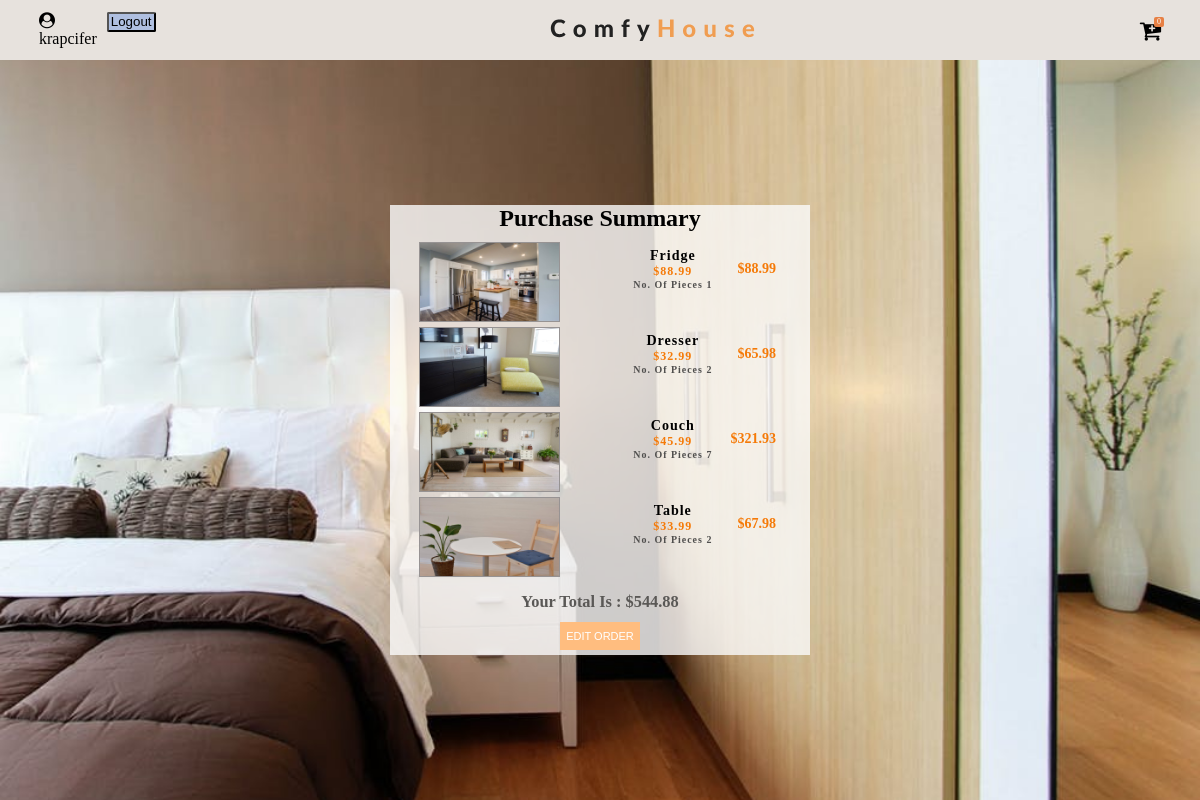
The app's page /products/buy/ (signed in) with its own data.
### products/models.py (models this page shows, shortened)
class Products(models.Model):
    title = models.CharField(max_length=30)
    amount = models.IntegerField(default=1,null=True)
    price = models.FloatField(default=0)
    image = models.ImageField(default='/static/images/furniture.jpeg/',blank=True)
    customer = models.ForeignKey(User,default=None,on_delete=models.CASCADE,null=True)

### products/views.py (the view)
# urls.py: path('buy/',views.buy_products,name="buy"),
@csrf_exempt
@login_required(login_url="/accounts/login/")
def buy_products(request):
    if request.method == "POST":
        items = request.POST
        i=0
        user = request.user
        user.products_set.clear()
        pid = 'cart['+str(i)+'][id]'
        pamount = 'cart['+str(i)+'][amount]'
        while(i<int(items['size'])):
            p = Products.objects.get(pk=items[pid])
            p.amount = int(items[pamount])
            p.customer = user
            p.save()
            i+=1
            pid = 'cart['+str(i)+'][id]'
            pamount = 'cart['+str(i)+'][amount]'
    else:
        user = request.user
        items =  user.products_set.all()
        data = []
        for item in items:
            s = 'item.id'+str(item.id)
            data.append([s,[item.id,item.price,item.amount]])
        data = dumps(data)
        return render(request,'products/buy_products.html',{'data':data})
    return render(request,'products/buy_products.html')

### products/templates/products/buy_products.html (shortened to what this page needs)
{% extends 'base_layout.html' %} {% load static %} {% block css %}
<link rel="stylesheet" href="{% static 'style_cart.css' %}">
{% endblock %} {% block userfac %} {% if user.is_authenticated %}
<div>
    <i class="fa fa-user-circle"></i>
    <p>{{user.username}}</p>
</div>
<div>
    <form class="logout-link" action="{% url 'accounts:logout' %}" method="POST">
        <button class="acc-btn">Logout</button>
    </form>
</div>
{% endif %} {% endblock %} {% block content %}
<h2>Purchase Summary</h2>
<div class="cart">
    <div class="cart-content">
        {% if user.products_set.all %} {% for item in user.products_set.all %}
        <div class="cart-cont">
            <img src={{item.image}} alt="item" class="items-img">
            <div class="cart-item">
                <h3 class="item-name">{{item.title}}</h3>
                <h4 class="item-price">${{item.price}}</h4>
                <h5 class="item-amount">No. of Pieces {{item.amount}}</h5>
            </div>
            <div class="counter">
                <h4 class="item-price">$<span id="{{item.id}}">0</span></h4>
            </div>
        </div>
        {% endfor %} {% else %}
        <p>Cart is Empty</p>
        {% endif %}</div>
    <h3 class="item-total">your total is : $<span class="total">0</span></h3>
    <form action="{% url 'home' %}" method="POST">
        <button class="submit" id="edit-btn">Edit Order</button>
    </form>
</div>
{% endblock %}

### templates/base_layout.html (shortened to what this page needs)
{% load static %}
<!DOCTYPE html>
<html lang="en">
<head>
    <link rel="stylesheet" href="{% static 'style.css' %}"> {% block css %} {% endblock %}
    <link rel="stylesheet" href="https://cdnjs.cloudflare.com/ajax/libs/font-awesome/4.7.0/css/font-awesome.min.css">
</head>
<body>
    <nav class="navbar">
        <div class="nav-center">
            <div class="acc-btns">
                {% block userfac %} {% endblock %}
            </div>
            <img src="/static/images/logo.svg" alt="comfy house logo" class="logo">
            <div class="cart-icon">
                <i class="fa fa-cart-plus"></i>
                <div class="num">0</div>
            </div>
        </div>
    </nav>
    <header class="head">
        <div class="banner">
            {% block content %} {% endblock %}
        </div>
    </header>
</body>
</html>

### static/style.css (style rules this page uses)
* { margin: 0; padding: 0; box-sizing: border-box; position: relative; scroll-behavior: smooth; }
.navbar { background-color: rgb(231, 226, 221); position: sticky; width: 100%; top: 0; align-items: center; height: 60px; display: flex; z-index: 2; }
.nav-center { width: 100%; display: flex; margin: 0 auto; align-items: center; justify-content: space-between; max-width: 1170px; padding: 0 1.5rem; }
.acc-btns { display: grid; grid-template-columns: repeat(2, 1fr); grid-gap: 10px; }
.acc-btn { text-decoration: none; padding-left: 2px; padding-right: 2px; padding-bottom: 1px; background-color: rgb(175, 191, 224); border-radius: 2px; }
.cart-icon { display: flex; position: relative; font-size: 23px; cursor: pointer; }
.logo { border: none; }
.num { font-size: 8px; background-color: rgb(231, 128, 68); color: white; height: 10px; border-radius: 2px; width: 10px; text-align: center; position: absolute; right: -3px; top: -2px; }
.head { min-height: calc(100vh - 60px); background: url('./images/hero-bcg.jpeg') center/cover no-repeat; justify-content: center; align-items: center; display: flex; }
.banner { display: inline-block; text-align: center; background-color: rgba(252, 252, 252, 0.8); width: 60%; padding: 0 1.5rem; }

### static/style_cart.css (style rules this page uses)
.cart { width: 35vw; text-align: center; text-transform: capitalize; font-size: 14px; font-family: 'Times New Roman', Times, serif; position: fixed; transition: all 0.3s linear; }
.cart-content { display: flex; flex-direction: column; margin-top: 10px; margin-bottom: 10px; position: relative; }
.cart-cont { display: flex; margin-bottom: 5px; }
.items-img { margin-left: 5px; width: 25%; height: 46px; border: 1px solid rgb(151, 147, 147); }
.cart-item { width: 120px; font-size: 8px; margin-top: 5px; letter-spacing: 1px; font-weight: 500; }
.item-price { color: rgb(245, 122, 8); }
.counter { height: 40px; color: rgb(245, 122, 8); position: absolute; right: 10px; cursor: pointer; }
.item-amount { color: rgb(80, 79, 78); }
.item-total { color: rgb(90, 88, 86); margin: 10px; font-family: cursive; }

### products/templates/products/buy_products.html (style rules this page uses)
#edit-btn { background-color: rgb(255, 189, 127); border: none; color: white; width: 80px; height: 28px; text-transform: uppercase; font-size: 11px; cursor: pointer; outline: none; margin-bottom: 5px; }
.banner { width: 35%; }
.items-img { width: 50%; height: 80px; }
.cart-item { width: 50vw; font-size: 12px; }
.cart { width: auto; position: relative; }
.counter { margin-top: 5%; }

### records on screen
Products: image (picture), title "Fridge", price "88.99", amount "1"
Products: image (picture), title "Dresser", price "32.99", amount "2"
Products: image (picture), title "Couch", price "45.99", amount "7"
Products: image (picture), title "Table", price "33.99", amount "2"

### other values on screen
{{ user.username }} "krapcifer"
